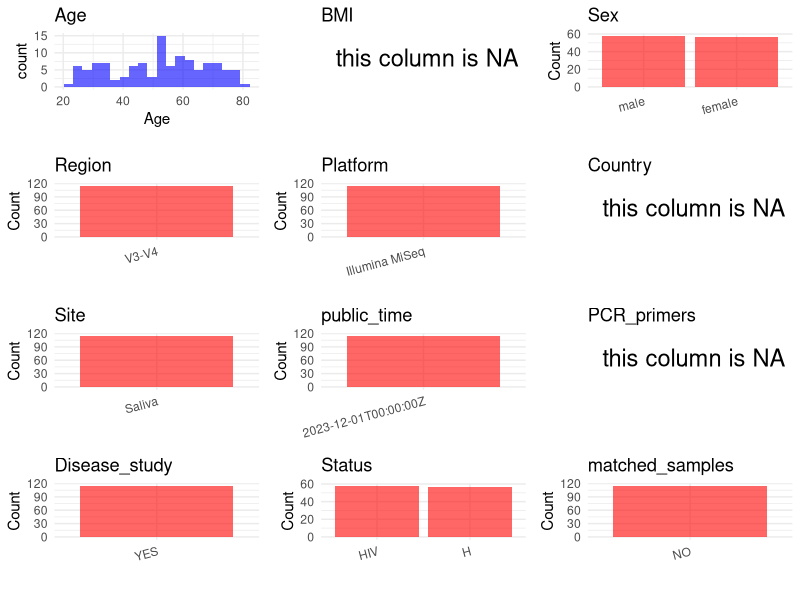

The R source for this figure: (Note: this script raises an error after producing the figure.)
## ---- chunk 1
# Load necessary libraries
library(dplyr)
library(ggplot2)
library(cowplot)

# Set working directory (update this path to your local directory)
setwd("D:/metadata/3/PRJNA900274")

# Read the initial metadata files
initial_meta<-read.csv("SraRunTable.csv",header = T)

# Combine the two metadata files
#meta <- rbind(initial_meta, initial_meta1)

#Remove entries non-oral samples
#initial_meta <- subset(initial_meta,BioSampleModel != "Metagenome or environmental")

# Check the number of samples containing "HT" in Sample.Name (e.g., healthy controls)
#nrow(subset(meta, grepl("HT", Sample.Name)))

# Display the first few rows of the metadata
head(initial_meta)
## ---- chunk 2
# Create a uniform metadata dataframe
metadata <- data.frame(
  BioProject = initial_meta$BioProject,
  Run = initial_meta$Run,
  sample_name = initial_meta$Sample.Name,
  Age = initial_meta$AGE,
  BMI = NA,
  Sex=initial_meta$sex,
  Region = "V3-V4",
  Platform = initial_meta$Instrument,
  Country = NA,
  Site = initial_meta$tissue,
  public_time = initial_meta$ReleaseDate,
  PCR_primers = NA,
  stringsAsFactors = FALSE
)
## ---- chunk 3
# Add information obtained from the publication
#metadata$PCR_primers <- "515F-806R"
metadata$title <- "Persistence of salivary antibody responses after COVID-19 vaccination is associated with oral microbiome variation in both healthy and people living with HIV"
metadata$Disease_study <- "YES"
# Assign disease status based on sample_name patterns
metadata <- metadata %>%
  mutate(Status = case_when(
    initial_meta$isolate == "Healthy" ~ "H",
    initial_meta$isolate == "PLHIV" ~ "HIV"
  ))
keep_subjects <- unique(subset(metadata, Site == "Saliva")$sample_name)
metadata <- subset(metadata, sample_name %in% keep_subjects)


metadata$matched_samples <- "NO"
## ---- chunk 4
# Check the number of unique runs and sample names
print(paste("Number of unique runs:", length(unique(metadata$Run))))
print(paste("Number of unique sample names:", length(unique(metadata$sample_name))))
## ---- chunk 5
# Select columns for visualization
plot_data <- metadata %>%
  select(-BioProject, -Run, -sample_name, -title)

# Function to create simple plots for each column
create_simple_plots <- function(data) {
  plots <- list()
  
  for (col in colnames(data)) {
    # Check if the column is all NA
    if (all(is.na(data[[col]]))) {
      # Create an empty plot with text indicating all NA
      p <- ggplot() +
        annotate("text", x = 0.5, y = 0.5, label = "this column is NA", size = 6) +
        labs(title = col) +
        theme_void()
    } else if (is.numeric(data[[col]])) {
      # Numeric variable: histogram
      p <- ggplot(data, aes(x = .data[[col]])) +
        geom_histogram(fill = "blue", alpha = 0.6, bins = 20, na.rm = TRUE) +
        labs(title = col) +
        theme_minimal()
    } else {
      # Categorical variable: bar plot (remove NA values)
      count_data <- as.data.frame(table(data[[col]], useNA = "ifany"))
      p <- ggplot(count_data, aes(x = reorder(Var1, -Freq), y = Freq)) +
        geom_col(fill = "red", alpha = 0.6) +
        labs(title = col, x = NULL, y = "Count") +
        theme_minimal() +
        theme(axis.text.x = element_text(angle = 15, hjust = 1))
    }
    plots[[col]] <- p
  }
  
  return(plots)
}

# Generate and arrange plots
plots <- create_simple_plots(plot_data)
p<-plot_grid(plots$Age, 
          plots$BMI, 
          plots$Sex, 
          plots$Region, 
          plots$Platform, 
          plots$Country, 
          plots$Site,
          plots$public_time, 
          plots$PCR_primers,
          plots$Disease_study,
          plots$Status,
          plots$matched_samples,# add 
          ncol = 3, align = "hv", axis = "lb")
ggsave("Metadata_Summary.png", plot = p, width = 8, height = 6, dpi = 150)
## ---- chunk 6
knitr::include_graphics("metadata_summary.png")
## ---- chunk 7
# Reorder columns to match the desired format
metadata <- metadata[, c(
  "BioProject", "Run", "sample_name", "Age", "BMI", "Sex", 
  "Region", "Platform", "Country", "Site", "public_time", 
  "PCR_primers", "title", "Disease_study", "Status","matched_samples"
)]

# Export the uniform metadata to a CSV file
write.csv(metadata, file = "metadata.csv", quote = TRUE)
head(metadata)
